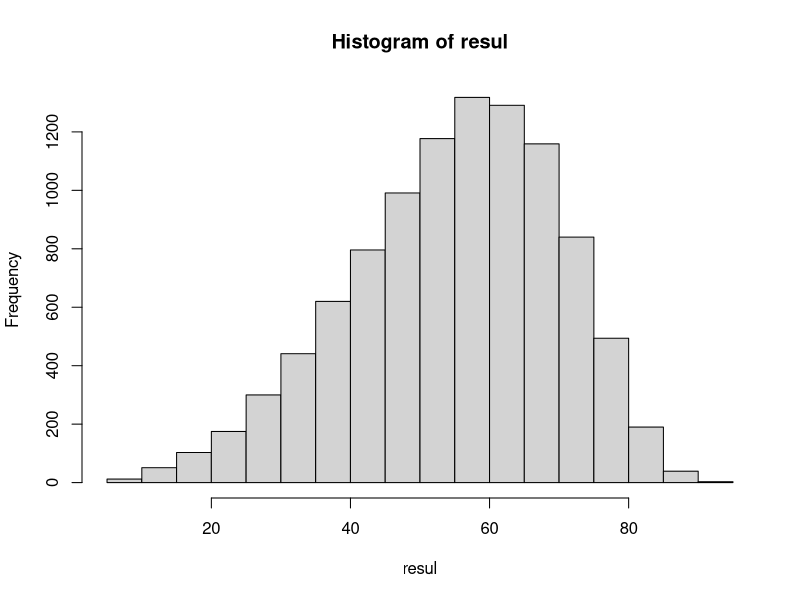
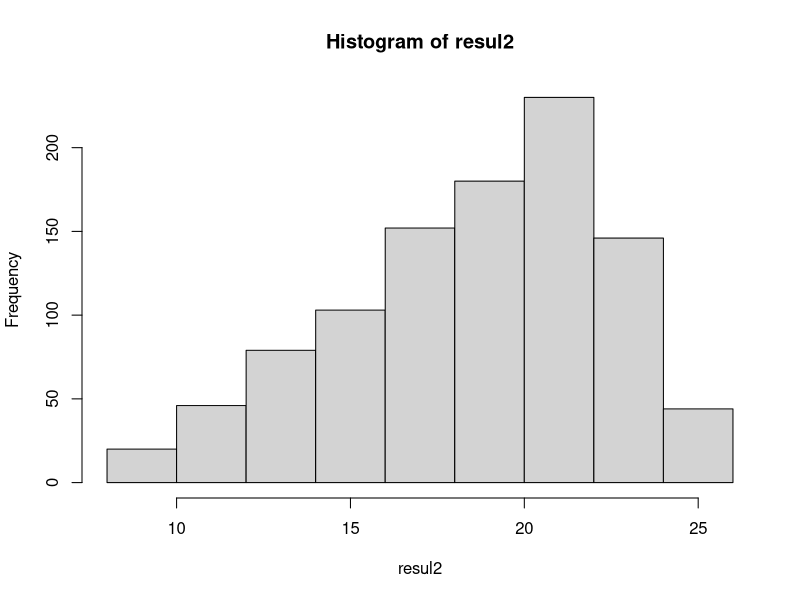

These charts were generated, in order, by the following R code: (Note: this script raises an error after producing the figures.)
## ---- chunk 1
set.seed(seed = 1000)
tabla_vacia <- function(ns=10){
  tv <- matrix(data = 0,nrow = ns,ncol = ns)
  return(tv)
}

posicion_inical <- function(ns=10,fijo=FALSE){
  if(!fijo){
    inicio <- sample(x = 1:ns,size = 2,replace = TRUE)
  } else {
    inicio <- fijo
  }
  return(inicio)
}

elige_movimiento <- function(movimientos_posibles){
  move <- sample(x = movimientos_posibles,size = 1)
  return(move)
}

traduce_movimiento <- function(move){
  #1 arriba
  #2 derecha
  #3 abajo
  #4 izquierda
  #5 arriba derecha
  #6 abajo derecha
  #7 abajo izquierda
  #8 arriba izquierda
  if (move==1) {desp <- c(0,-3)}
  if (move==2) {desp <- c(3,0)}
  if (move==3) {desp <- c(0,3)}
  if (move==4) {desp <- c(-3,0)}
  if (move==5) {desp <- c(2,-2)}
  if (move==6) {desp <- c(2,2)}
  if (move==7) {desp <- c(-2,2)}
  if (move==8) {desp <- c(-2,-2)}
  return(desp)
}

comprueba_movimiento <- function(tabla,posicion,desp,ns=10){
  posicion_nueva <- posicion + desp
  if(posicion_nueva[1] %in% 1:ns & posicion_nueva[2] %in% 1:ns){
    if(tabla[posicion_nueva[1],posicion_nueva[2]]==0){
      comprueba <- 1
    } else {
      comprueba <- 0
    }
  } else {
    comprueba <- 0
  }
  return(comprueba)
}

juega <- function(ns=10,fijo=FALSE){
  tabla <- tabla_vacia(ns = ns)
  posicion <- posicion_inical(ns = ns,fijo = fijo)
  todos_movimientos <- 1:8
  for (n in 1:100){
    tabla[posicion[1],posicion[2]] <- n
    movimientos_posibles <- todos_movimientos
    move <- elige_movimiento(movimientos_posibles)
    desp <- traduce_movimiento(move = move)
    comprueba <- 0
    while(comprueba!=1){
      comprueba <- comprueba_movimiento(tabla=tabla,posicion = posicion,desp = desp,ns = ns)
      if(comprueba==1){
        posicion <- posicion + desp
        n <- n+1
        tabla[posicion[1],posicion[2]] <- n
      } else {
        movimientos_posibles <- movimientos_posibles[movimientos_posibles!=move]
        if(length(movimientos_posibles)==0){
          return(list(tabla=tabla,n=n))
        }
        move <- elige_movimiento(movimientos_posibles = movimientos_posibles)
        desp <- traduce_movimiento(move = move)
      }
    }
  }
  return(list(tabla=tabla,n=n))
}

juega_a_saco <- function(N=10000,ns=10,fijo=FALSE){
  mejor <- juega(ns=ns,fijo = fijo)
  resul <- vector("numeric",N)
  for (i in 1:N){
    nueva <- juega(ns=ns,fijo = fijo)
    resul[i] <- nueva$n
    if (nueva$n>mejor$n){
      mejor <- nueva
      print(mejor$n)
    }
  }
  print(mejor)
  return(resul)
}
## ---- chunk 2
resul <- juega_a_saco(N = 10000)
hist(resul)
## ---- chunk 3
resul2 <- juega_a_saco(N = 1000,ns = 5)
hist(resul2)
## ---- chunk 4
banco_de_cuadros_correctos <- function(N=10000,ns=10,fijo=FALSE){
  resul <- vector("list",N)
  for (i in 1:N){
    resul[[i]] <- juega(ns = ns,fijo = fijo)
  }
  resul <- resul[lapply(resul, function(x) x$n)==25]
  return(resul)
}

todos_los_cuadros_correctos <- function(ns=10,N=1000){
  muestras <- vector("list",ns*ns)
  k <- 1
  for (i in 1:ns){
    for (j in 1:ns){
      muestras[[k]]$inicio <- c(i,j)
      muestras[[k]]$tablas <- banco_de_cuadros_correctos(N = N,ns = ns,fijo = c(i,j))
      k <- k + 1
    }
  }
  return(muestras)
}
## ---- chunk 5
tablas <- suppressWarnings(todos_los_cuadros_correctos(ns = 5,N = 1000))
## ---- chunk 6
tablas[[1]]$tablas[[1]]$tabla
## ---- chunk 7
tablas[[6]]$tablas[[1]]$tabla
## ---- chunk 8
tablas[[3]]$tablas[[1]]$tabla
## ---- chunk 9
tablas[[10]]$tablas[[1]]$tabla
## ---- chunk 10
t1 <- tablas[[1]]$tablas[[1]]$tabla
t2 <- tablas[[6]]$tablas[[1]]$tabla + 25
t3 <- tablas[[3]]$tablas[[1]]$tabla + 50
t4 <- tablas[[10]]$tablas[[1]]$tabla + 75
tA <- cbind(t1,t2)
tB <- cbind(t4,t3)
t <- rbind(tA,tB)
t
